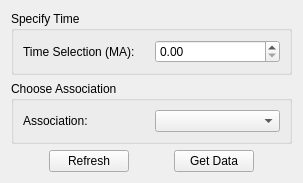
<?xml version="1.0" encoding="UTF-8"?>
<ui version="4.0">
 <class>Form</class>
 <widget class="QWidget" name="Form">
  <property name="geometry">
   <rect>
    <x>0</x>
    <y>0</y>
    <width>303</width>
    <height>171</height>
   </rect>
  </property>
  <property name="windowTitle">
   <string>Attribute At Time</string>
  </property>
  <layout class="QVBoxLayout" name="verticalLayout_2">
   <item>
    <widget class="QGroupBox" name="groupBox">
     <property name="title">
      <string>Specify Time</string>
     </property>
     <layout class="QHBoxLayout" name="horizontalLayout_2">
      <item>
       <widget class="QLabel" name="label">
        <property name="text">
         <string>Time Selection (MA):</string>
        </property>
       </widget>
      </item>
      <item>
       <widget class="QDoubleSpinBox" name="time_spinbox">
        <property name="maximum">
         <double>9999.000000000000000</double>
        </property>
       </widget>
      </item>
     </layout>
    </widget>
   </item>
   <item>
    <widget class="QGroupBox" name="groupBox_2">
     <property name="title">
      <string>Choose Association</string>
     </property>
     <layout class="QVBoxLayout" name="verticalLayout">
      <item>
       <layout class="QHBoxLayout" name="horizontalLayout_3">
        <item>
         <widget class="QLabel" name="label_4">
          <property name="text">
           <string>Association:</string>
          </property>
         </widget>
        </item>
        <item>
         <widget class="QComboBox" name="property_comboBox"/>
        </item>
       </layout>
      </item>
     </layout>
    </widget>
   </item>
   <item>
    <layout class="QHBoxLayout" name="horizontalLayout">
     <item>
      <spacer name="horizontalSpacer">
       <property name="orientation">
        <enum>Qt::Horizontal</enum>
       </property>
       <property name="sizeHint" stdset="0">
        <size>
         <width>40</width>
         <height>20</height>
        </size>
       </property>
      </spacer>
     </item>
     <item>
      <widget class="QPushButton" name="refresh_button">
       <property name="text">
        <string>Refresh</string>
       </property>
      </widget>
     </item>
     <item>
      <spacer name="horizontalSpacer_3">
       <property name="orientation">
        <enum>Qt::Horizontal</enum>
       </property>
       <property name="sizeHint" stdset="0">
        <size>
         <width>40</width>
         <height>20</height>
        </size>
       </property>
      </spacer>
     </item>
     <item>
      <widget class="QPushButton" name="commit_button">
       <property name="text">
        <string>Get Data</string>
       </property>
      </widget>
     </item>
     <item>
      <spacer name="horizontalSpacer_2">
       <property name="orientation">
        <enum>Qt::Horizontal</enum>
       </property>
       <property name="sizeHint" stdset="0">
        <size>
         <width>40</width>
         <height>20</height>
        </size>
       </property>
      </spacer>
     </item>
    </layout>
   </item>
  </layout>
 </widget>
 <resources/>
 <connections/>
</ui>
